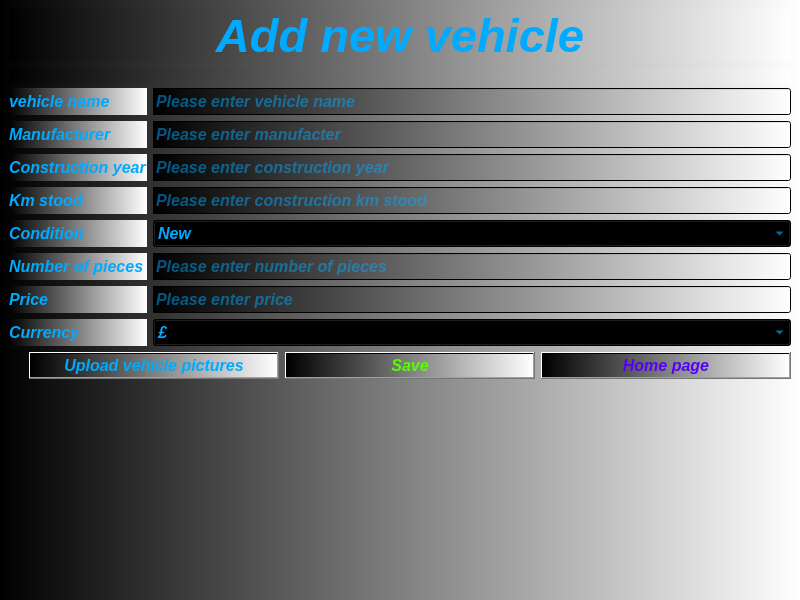
<?xml version="1.0" encoding="UTF-8"?>
<ui version="4.0">
 <class>AddNewVehicle</class>
 <widget class="QMainWindow" name="AddNewVehicle">
  <property name="geometry">
   <rect>
    <x>0</x>
    <y>0</y>
    <width>800</width>
    <height>600</height>
   </rect>
  </property>
  <property name="font">
   <font>
    <pointsize>12</pointsize>
    <italic>true</italic>
    <bold>true</bold>
   </font>
  </property>
  <property name="windowTitle">
   <string>Add new vehicle</string>
  </property>
  <property name="windowIcon">
   <iconset resource="MYPICTURES.qrc">
    <normaloff>:/picture/Chevorlet.png</normaloff>:/picture/Chevorlet.png</iconset>
  </property>
  <property name="toolTip">
   <string>Add new vehicle</string>
  </property>
  <property name="styleSheet">
   <string notr="true">color: rgb(0, 170, 255);
background-color: qlineargradient(spread:pad, x1:0, y1:0, x2:1, y2:0, stop:0 rgba(0, 0, 0, 255), stop:1 rgba(255, 255, 255, 255));</string>
  </property>
  <widget class="QWidget" name="centralwidget">
   <layout class="QGridLayout" name="gridLayout_3">
    <item row="0" column="0">
     <layout class="QGridLayout" name="gridLayout">
      <item row="0" column="0" colspan="2">
       <widget class="QLabel" name="label">
        <property name="font">
         <font>
          <pointsize>35</pointsize>
          <italic>true</italic>
          <bold>true</bold>
         </font>
        </property>
        <property name="text">
         <string>Add new vehicle</string>
        </property>
        <property name="alignment">
         <set>Qt::AlignCenter</set>
        </property>
       </widget>
      </item>
      <item row="1" column="0" colspan="2">
       <widget class="QLabel" name="label_picture">
        <property name="text">
         <string/>
        </property>
        <property name="alignment">
         <set>Qt::AlignCenter</set>
        </property>
       </widget>
      </item>
      <item row="2" column="0">
       <widget class="QLabel" name="label_3">
        <property name="font">
         <font>
          <pointsize>12</pointsize>
          <italic>true</italic>
          <bold>true</bold>
         </font>
        </property>
        <property name="text">
         <string>vehicle name</string>
        </property>
       </widget>
      </item>
      <item row="2" column="1">
       <widget class="QLineEdit" name="lineEdit_name">
        <property name="font">
         <font>
          <pointsize>12</pointsize>
          <italic>true</italic>
          <bold>true</bold>
         </font>
        </property>
        <property name="placeholderText">
         <string>Please enter vehicle name</string>
        </property>
       </widget>
      </item>
      <item row="3" column="0">
       <widget class="QLabel" name="label_4">
        <property name="font">
         <font>
          <pointsize>12</pointsize>
          <italic>true</italic>
          <bold>true</bold>
         </font>
        </property>
        <property name="text">
         <string>Manufacturer</string>
        </property>
       </widget>
      </item>
      <item row="3" column="1">
       <widget class="QLineEdit" name="lineEdit_manufacturer">
        <property name="font">
         <font>
          <pointsize>12</pointsize>
          <italic>true</italic>
          <bold>true</bold>
         </font>
        </property>
        <property name="text">
         <string/>
        </property>
        <property name="placeholderText">
         <string>Please enter manufacter</string>
        </property>
       </widget>
      </item>
      <item row="4" column="0">
       <widget class="QLabel" name="label_5">
        <property name="font">
         <font>
          <pointsize>12</pointsize>
          <italic>true</italic>
          <bold>true</bold>
         </font>
        </property>
        <property name="text">
         <string>Construction year</string>
        </property>
       </widget>
      </item>
      <item row="4" column="1">
       <widget class="QLineEdit" name="lineEdit_construction_year">
        <property name="font">
         <font>
          <pointsize>12</pointsize>
          <italic>true</italic>
          <bold>true</bold>
         </font>
        </property>
        <property name="text">
         <string/>
        </property>
        <property name="placeholderText">
         <string>Please enter construction year</string>
        </property>
       </widget>
      </item>
      <item row="5" column="0">
       <widget class="QLabel" name="label_6">
        <property name="font">
         <font>
          <pointsize>12</pointsize>
          <italic>true</italic>
          <bold>true</bold>
         </font>
        </property>
        <property name="text">
         <string>Km stood</string>
        </property>
       </widget>
      </item>
      <item row="5" column="1">
       <widget class="QLineEdit" name="lineEdit_km_stood">
        <property name="font">
         <font>
          <pointsize>12</pointsize>
          <italic>true</italic>
          <bold>true</bold>
         </font>
        </property>
        <property name="text">
         <string/>
        </property>
        <property name="placeholderText">
         <string>Please enter construction km stood</string>
        </property>
       </widget>
      </item>
      <item row="6" column="0">
       <widget class="QLabel" name="label_7">
        <property name="font">
         <font>
          <pointsize>12</pointsize>
          <italic>true</italic>
          <bold>true</bold>
         </font>
        </property>
        <property name="text">
         <string>Condition</string>
        </property>
       </widget>
      </item>
      <item row="6" column="1">
       <widget class="QComboBox" name="comboBox_condition">
        <property name="font">
         <font>
          <pointsize>12</pointsize>
          <italic>true</italic>
          <bold>true</bold>
         </font>
        </property>
        <item>
         <property name="text">
          <string>New</string>
         </property>
        </item>
        <item>
         <property name="text">
          <string>Used</string>
         </property>
        </item>
       </widget>
      </item>
      <item row="7" column="0">
       <widget class="QLabel" name="label_8">
        <property name="font">
         <font>
          <pointsize>12</pointsize>
          <italic>true</italic>
          <bold>true</bold>
         </font>
        </property>
        <property name="text">
         <string>Number of pieces</string>
        </property>
       </widget>
      </item>
      <item row="7" column="1">
       <widget class="QLineEdit" name="lineEdit_number_of_pieces">
        <property name="font">
         <font>
          <pointsize>12</pointsize>
          <italic>true</italic>
          <bold>true</bold>
         </font>
        </property>
        <property name="text">
         <string/>
        </property>
        <property name="placeholderText">
         <string>Please enter number of pieces</string>
        </property>
       </widget>
      </item>
      <item row="8" column="0">
       <widget class="QLabel" name="label_9">
        <property name="font">
         <font>
          <pointsize>12</pointsize>
          <italic>true</italic>
          <bold>true</bold>
         </font>
        </property>
        <property name="text">
         <string>Price</string>
        </property>
       </widget>
      </item>
      <item row="8" column="1">
       <widget class="QLineEdit" name="lineEdit_price">
        <property name="font">
         <font>
          <pointsize>12</pointsize>
          <italic>true</italic>
          <bold>true</bold>
         </font>
        </property>
        <property name="text">
         <string/>
        </property>
        <property name="placeholderText">
         <string>Please enter price</string>
        </property>
       </widget>
      </item>
      <item row="9" column="0">
       <widget class="QLabel" name="label_10">
        <property name="font">
         <font>
          <pointsize>12</pointsize>
          <italic>true</italic>
          <bold>true</bold>
         </font>
        </property>
        <property name="text">
         <string>Currency</string>
        </property>
       </widget>
      </item>
      <item row="9" column="1">
       <widget class="QComboBox" name="comboBox_currency">
        <property name="font">
         <font>
          <pointsize>12</pointsize>
          <italic>true</italic>
          <bold>true</bold>
         </font>
        </property>
        <item>
         <property name="text">
          <string>£</string>
         </property>
        </item>
        <item>
         <property name="text">
          <string>$</string>
         </property>
        </item>
       </widget>
      </item>
     </layout>
    </item>
    <item row="1" column="0">
     <layout class="QGridLayout" name="gridLayout_2">
      <item row="0" column="0" rowspan="2">
       <spacer name="verticalSpacer">
        <property name="orientation">
         <enum>Qt::Vertical</enum>
        </property>
        <property name="sizeHint" stdset="0">
         <size>
          <width>20</width>
          <height>40</height>
         </size>
        </property>
       </spacer>
      </item>
      <item row="0" column="1">
       <widget class="QPushButton" name="pushButton_upload_vehicle_pictures">
        <property name="font">
         <font>
          <pointsize>12</pointsize>
          <italic>true</italic>
          <bold>true</bold>
         </font>
        </property>
        <property name="text">
         <string>Upload vehicle pictures</string>
        </property>
       </widget>
      </item>
      <item row="0" column="2">
       <widget class="QPushButton" name="pushButton_save">
        <property name="font">
         <font>
          <pointsize>12</pointsize>
          <italic>true</italic>
          <bold>true</bold>
         </font>
        </property>
        <property name="styleSheet">
         <string notr="true">color: rgb(0, 170, 0);
color: rgb(85, 255, 0);</string>
        </property>
        <property name="text">
         <string>Save</string>
        </property>
       </widget>
      </item>
      <item row="0" column="3">
       <widget class="QPushButton" name="pushButton_home_page">
        <property name="font">
         <font>
          <pointsize>12</pointsize>
          <italic>true</italic>
          <bold>true</bold>
         </font>
        </property>
        <property name="styleSheet">
         <string notr="true">color: rgb(85, 0, 255);</string>
        </property>
        <property name="text">
         <string>Home page</string>
        </property>
       </widget>
      </item>
      <item row="1" column="1">
       <spacer name="verticalSpacer_2">
        <property name="orientation">
         <enum>Qt::Vertical</enum>
        </property>
        <property name="sizeHint" stdset="0">
         <size>
          <width>20</width>
          <height>40</height>
         </size>
        </property>
       </spacer>
      </item>
      <item row="1" column="2">
       <spacer name="verticalSpacer_3">
        <property name="orientation">
         <enum>Qt::Vertical</enum>
        </property>
        <property name="sizeHint" stdset="0">
         <size>
          <width>20</width>
          <height>40</height>
         </size>
        </property>
       </spacer>
      </item>
      <item row="1" column="3">
       <spacer name="verticalSpacer_4">
        <property name="orientation">
         <enum>Qt::Vertical</enum>
        </property>
        <property name="sizeHint" stdset="0">
         <size>
          <width>20</width>
          <height>40</height>
         </size>
        </property>
       </spacer>
      </item>
     </layout>
    </item>
   </layout>
  </widget>
  <widget class="QMenuBar" name="menubar">
   <property name="geometry">
    <rect>
     <x>0</x>
     <y>0</y>
     <width>800</width>
     <height>21</height>
    </rect>
   </property>
  </widget>
 </widget>
 <resources>
  <include location="MYPICTURES.qrc"/>
 </resources>
 <connections/>
</ui>
